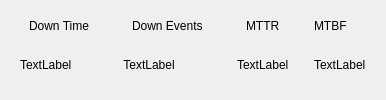
                   <widget class="QFrame" name="frame_74">
                    <property name="maximumSize">
                     <size>
                      <width>16777215</width>
                      <height>200</height>
                     </size>
                    </property>
                    <property name="frameShape">
                     <enum>QFrame::NoFrame</enum>
                    </property>
                    <layout class="QHBoxLayout" name="horizontalLayout_52">
                     <property name="spacing">
                      <number>25</number>
                     </property>
                     <property name="leftMargin">
                      <number>20</number>
                     </property>
                     <property name="rightMargin">
                      <number>20</number>
                     </property>
                     <item>
                      <widget class="QFrame" name="frame_76">
                       <property name="frameShape">
                        <enum>QFrame::NoFrame</enum>
                       </property>
                       <layout class="QVBoxLayout" name="verticalLayout_42">
                        <property name="spacing">
                         <number>0</number>
                        </property>
                        <property name="leftMargin">
                         <number>0</number>
                        </property>
                        <property name="topMargin">
                         <number>0</number>
                        </property>
                        <property name="rightMargin">
                         <number>0</number>
                        </property>
                        <property name="bottomMargin">
                         <number>0</number>
                        </property>
                        <item>
                         <widget class="QFrame" name="frame_80">
                          <property name="maximumSize">
                           <size>
                            <width>16777215</width>
                            <height>30</height>
                           </size>
                          </property>
                          <property name="frameShape">
                           <enum>QFrame::NoFrame</enum>
                          </property>
                          <layout class="QHBoxLayout" name="horizontalLayout_57">
                           <property name="leftMargin">
                            <number>9</number>
                           </property>
                           <item>
                            <widget class="QLabel" name="label_57">
                             <property name="text">
                              <string>Down Time</string>
                             </property>
                            </widget>
                           </item>
                          </layout>
                         </widget>
                        </item>
                        <item>
                         <widget class="QFrame" name="frame_81">
                          <property name="frameShape">
                           <enum>QFrame::NoFrame</enum>
                          </property>
                          <layout class="QHBoxLayout" name="horizontalLayout_53">
                           <property name="spacing">
                            <number>0</number>
                           </property>
                           <property name="leftMargin">
                            <number>0</number>
                           </property>
                           <property name="topMargin">
                            <number>0</number>
                           </property>
                           <property name="rightMargin">
                            <number>0</number>
                           </property>
                           <property name="bottomMargin">
                            <number>0</number>
                           </property>
                           <item>
                            <widget class="QLabel" name="DTime_value">
                             <property name="text">
                              <string>TextLabel</string>
                             </property>
                             <property name="alignment">
                              <set>Qt::AlignLeading|Qt::AlignLeft|Qt::AlignVCenter</set>
                             </property>
                             <property name="margin">
                              <number>10</number>
                             </property>
                            </widget>
                           </item>
                           <item>
                            <widget class="QWidget" name="DTime_chart" native="true"/>
                           </item>
                          </layout>
                         </widget>
                        </item>
                       </layout>
                      </widget>
                     </item>
                     <item>
                      <widget class="QFrame" name="frame_77">
                       <property name="frameShape">
                        <enum>QFrame::NoFrame</enum>
                       </property>
                       <layout class="QVBoxLayout" name="verticalLayout_43">
                        <property name="spacing">
                         <number>0</number>
                        </property>
                        <property name="leftMargin">
                         <number>0</number>
                        </property>
                        <property name="topMargin">
                         <number>0</number>
                        </property>
                        <property name="rightMargin">
                         <number>0</number>
                        </property>
                        <property name="bottomMargin">
                         <number>0</number>
                        </property>
                        <item>
                         <widget class="QFrame" name="frame_84">
                          <property name="maximumSize">
                           <size>
                            <width>16777215</width>
                            <height>30</height>
                           </size>
                          </property>
                          <property name="frameShape">
                           <enum>QFrame::NoFrame</enum>
                          </property>
                          <layout class="QHBoxLayout" name="horizontalLayout_58">
                           <item>
                            <widget class="QLabel" name="label_58">
                             <property name="text">
                              <string>Down Events</string>
                             </property>
                            </widget>
                           </item>
                          </layout>
                         </widget>
                        </item>
                        <item>
                         <widget class="QFrame" name="frame_85">
                          <property name="frameShape">
                           <enum>QFrame::NoFrame</enum>
                          </property>
                          <layout class="QHBoxLayout" name="horizontalLayout_54">
                           <property name="spacing">
                            <number>0</number>
                           </property>
                           <property name="leftMargin">
                            <number>0</number>
                           </property>
                           <property name="topMargin">
                            <number>0</number>
                           </property>
                           <property name="rightMargin">
                            <number>0</number>
                           </property>
                           <property name="bottomMargin">
                            <number>0</number>
                           </property>
                           <item>
                            <widget class="QLabel" name="DT_Event_value">
                             <property name="text">
                              <string>TextLabel</string>
                             </property>
                             <property name="alignment">
                              <set>Qt::AlignCenter</set>
                             </property>
                            </widget>
                           </item>
                           <item>
                            <widget class="QWidget" name="DEvent_chart" native="true"/>
                           </item>
                          </layout>
                         </widget>
                        </item>
                       </layout>
                      </widget>
                     </item>
                     <item>
                      <widget class="QFrame" name="frame_78">
                       <property name="frameShape">
                        <enum>QFrame::NoFrame</enum>
                       </property>
                       <layout class="QVBoxLayout" name="verticalLayout_44">
                        <property name="spacing">
                         <number>0</number>
                        </property>
                        <property name="leftMargin">
                         <number>0</number>
                        </property>
                        <property name="topMargin">
                         <number>0</number>
                        </property>
                        <property name="rightMargin">
                         <number>0</number>
                        </property>
                        <property name="bottomMargin">
                         <number>0</number>
                        </property>
                        <item>
                         <widget class="QFrame" name="frame_88">
                          <property name="maximumSize">
                           <size>
                            <width>16777215</width>
                            <height>30</height>
                           </size>
                          </property>
                          <property name="frameShape">
                           <enum>QFrame::NoFrame</enum>
                          </property>
                          <layout class="QHBoxLayout" name="horizontalLayout_59">
                           <item>
                            <widget class="QLabel" name="label_59">
                             <property name="text">
                              <string>MTTR</string>
                             </property>
                            </widget>
                           </item>
                          </layout>
                         </widget>
                        </item>
                        <item>
                         <widget class="QFrame" name="frame_89">
                          <property name="frameShape">
                           <enum>QFrame::NoFrame</enum>
                          </property>
                          <layout class="QHBoxLayout" name="horizontalLayout_55">
                           <property name="spacing">
                            <number>0</number>
                           </property>
                           <property name="leftMargin">
                            <number>0</number>
                           </property>
                           <property name="topMargin">
                            <number>0</number>
                           </property>
                           <property name="rightMargin">
                            <number>0</number>
                           </property>
                           <property name="bottomMargin">
                            <number>0</number>
                           </property>
                           <item>
                            <widget class="QLabel" name="MTTR_value">
                             <property name="text">
                              <string>TextLabel</string>
                             </property>
                            </widget>
                           </item>
                           <item>
                            <widget class="QWidget" name="MTTR_chart" native="true"/>
                           </item>
                          </layout>
                         </widget>
                        </item>
                       </layout>
                      </widget>
                     </item>
                     <item>
                      <widget class="QFrame" name="frame_79">
                       <property name="frameShape">
                        <enum>QFrame::NoFrame</enum>
                       </property>
                       <layout class="QVBoxLayout" name="verticalLayout_45">
                        <property name="spacing">
                         <number>0</number>
                        </property>
                        <property name="leftMargin">
                         <number>0</number>
                        </property>
                        <property name="topMargin">
                         <number>0</number>
                        </property>
                        <property name="rightMargin">
                         <number>0</number>
                        </property>
                        <property name="bottomMargin">
                         <number>0</number>
                        </property>
                        <item>
                         <widget class="QFrame" name="frame_92">
                          <property name="maximumSize">
                           <size>
                            <width>16777215</width>
                            <height>30</height>
                           </size>
                          </property>
                          <property name="frameShape">
                           <enum>QFrame::NoFrame</enum>
                          </property>
                          <layout class="QHBoxLayout" name="horizontalLayout_60">
                           <property name="spacing">
                            <number>0</number>
                           </property>
                           <property name="leftMargin">
                            <number>0</number>
                           </property>
                           <property name="topMargin">
                            <number>0</number>
                           </property>
                           <property name="rightMargin">
                            <number>0</number>
                           </property>
                           <property name="bottomMargin">
                            <number>0</number>
                           </property>
                           <item>
                            <widget class="QLabel" name="label_60">
                             <property name="text">
                              <string>MTBF</string>
                             </property>
                             <property name="alignment">
                              <set>Qt::AlignLeading|Qt::AlignLeft|Qt::AlignVCenter</set>
                             </property>
                            </widget>
                           </item>
                          </layout>
                         </widget>
                        </item>
                        <item>
                         <widget class="QFrame" name="frame_93">
                          <property name="frameShape">
                           <enum>QFrame::NoFrame</enum>
                          </property>
                          <layout class="QHBoxLayout" name="horizontalLayout_56">
                           <property name="spacing">
                            <number>0</number>
                           </property>
                           <property name="leftMargin">
                            <number>0</number>
                           </property>
                           <property name="topMargin">
                            <number>0</number>
                           </property>
                           <property name="rightMargin">
                            <number>0</number>
                           </property>
                           <property name="bottomMargin">
                            <number>0</number>
                           </property>
                           <item>
                            <widget class="QLabel" name="MTBF_value">
                             <property name="text">
                              <string>TextLabel</string>
                             </property>
                            </widget>
                           </item>
                           <item>
                            <widget class="QWidget" name="MTBF_chart" native="true"/>
                           </item>
                          </layout>
                         </widget>
                        </item>
                       </layout>
                      </widget>
                     </item>
                    </layout>
                   </widget>
